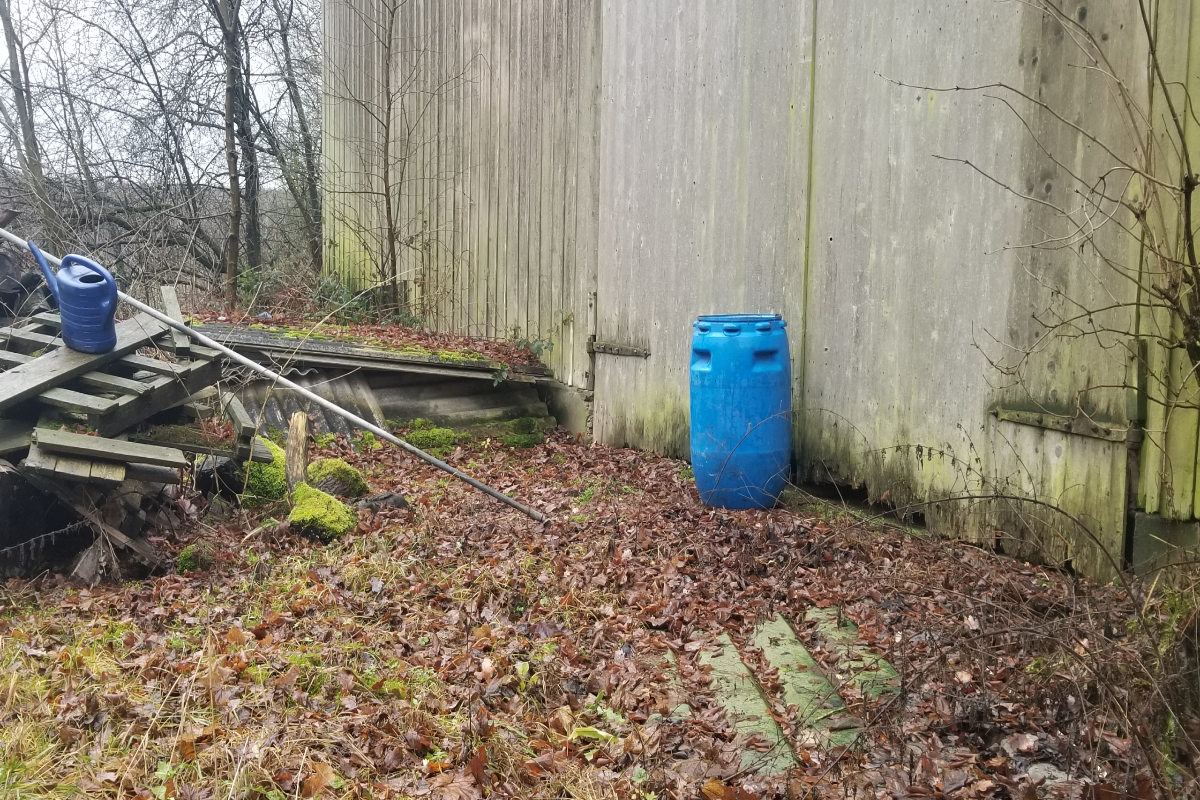
#> input picture trainset/1.png, 1200 x 800 px; its folder holds only this picture in this run
$ python barrel_detector.py
#> lines starting #> are read from the running program, lines starting #| are printed output that depends on the picture; after the words box and inside, x2 and y2 are one past the last pixel; in counts of white or black regions, pixels touching at a corner belong together
# -*- coding: utf-8 -*-
"""
Created on Wed Jan 30 20:25:51 2019

@author: jiageng
"""

'''
ECE276A WI19 HW1
Blue Barrel Detector
'''

import os, cv2
from skimage.measure import label, regionprops
#from roipoly import RoiPoly
#from matplotlib import pyplot as plt
import numpy as np

class BarrelDetector():
    def __init__(self):
        '''
            Initilize your blue barrel detector with the attributes you need
            eg. parameters of your classifier
        '''

        self.mean_blue = np.load('mean_blue.npy')
#> (reads parameters/mean_blue.npy from the repository)
        self.mean_other = np.load('mean_other.npy')
#> (reads parameters/mean_other.npy from the repository)
        self.cov_blue = np.load('cov_blue.npy')
#> (reads parameters/cov_blue.npy from the repository)
        self.cov_other = np.load('cov_other.npy')
#> (reads parameters/cov_other.npy from the repository)
        self.py_blue = np.load('py_blue.npy')
        self.py_other = np.load('py_other.npy')


    def segment_image(self, img):
        '''
            Calculate the segmented image using a classifier
            eg. Single Gaussian, Gaussian Mixture, or Logistic Regression
            call other functions in this class if needed

            Inputs:
                img - original image
            Outputs:
                mask_img - a binary image with 1 if the pixel in the original image is blue and 0 otherwise
        '''
        # YOUR CODE HERE
        img = cv2.cvtColor(img, cv2.COLOR_BGR2YCR_CB)
        cr = img[:,:,1]
        height, width = cr.shape[0], cr.shape[1]
        number_of_pixel = cr.shape[0] * cr.shape[1]
        cr = np.reshape(cr,number_of_pixel)
        cb = img[:,:,2]
        cb = np.reshape(cb, number_of_pixel)
        pixel = np.stack((cr,cb))
        mask_img = self.multigausian(pixel,self.mean_blue, self.cov_blue, self.py_blue) < self.multigausian(pixel, self.mean_other, self.cov_other, self.py_other)
        mask_img = mask_img.reshape(height,width)
        return mask_img

    def multigausian(self, pixel, mean, cov, prior):
        temp = np.dot(np.transpose(pixel - mean) , cov**(-1)) * np.transpose((pixel - mean))
        temp = np.sum(temp, axis = 1) + np.log(np.linalg.det(cov)) - 2 * np.log(prior)
        return temp

    def  get_bounding_box(self, img):
        '''
            Find the bounding box of the blue barrel
            call other functions in this class if needed

            Inputs:
                img - original image
            Outputs:
                boxes - a list of lists of bounding boxes. Each nested list is a bounding box in the form of [x1, y1, x2, y2]
                where (x1, y1) and (x2, y2) are the top left and bottom right coordinate respectively. The order of bounding boxes in the list
                is from left to right in the image.

            Our solution uses xy-coordinate instead of rc-coordinate. More information: http://scikit-image.org/docs/dev/user_guide/numpy_images.html#coordinate-conventions
        '''
        mask_img = self.segment_image(img)
#        height = mask_img.shape[0]
        label_img = label(mask_img)
        regions = regionprops(label_img)
#         fig, ax = plt.subplots()
#         ax.imshow(label_img, cmap=plt.cm.gray)
        boxes = []
        for props in regions:
            minr, minc, maxr, maxc = props.bbox
            if maxc - minc < 20 or maxr - minr < 40 or (maxc - minc) / (maxr - minr) < 0.35 or (maxc - minc) / (maxr - minr) > 0.75 :
                continue
# [4 lines of commented-out code are left out]
            boxes.append([minc, minr, maxc, maxr])
#             ax.plot(bx, by, '-b', linewidth=2.5)
#         plt.show()
        return boxes


if __name__ == '__main__':

    folder = "trainset"
    my_detector = BarrelDetector()
#    img = cv2.imread("43.png")
#    box = my_detector.get_bounding_box(img)
#    print(box)
    for filename in os.listdir(folder):
        # read one test image
        img = cv2.imread(os.path.join(folder,filename))
#> img is the input picture: shape (800, 1200, 3); mean B, G, R 113.2, 129.2, 137.8
        cv2.imshow('image', img)
        cv2.waitKey(0)
        cv2.destroyAllWindows()

		#Display results:
		#(1) Segmented images
        mask_img = my_detector.segment_image(img)
#> in segment_image, `img = cv2.cvtColor(img, cv2.COLOR_BGR2YCR_CB)`: img: shape (800, 1200, 3); mean of channels 0, 1, 2 129.9, 133.6, 118.6
#> in segment_image, `cr = img[:,:,1]`:
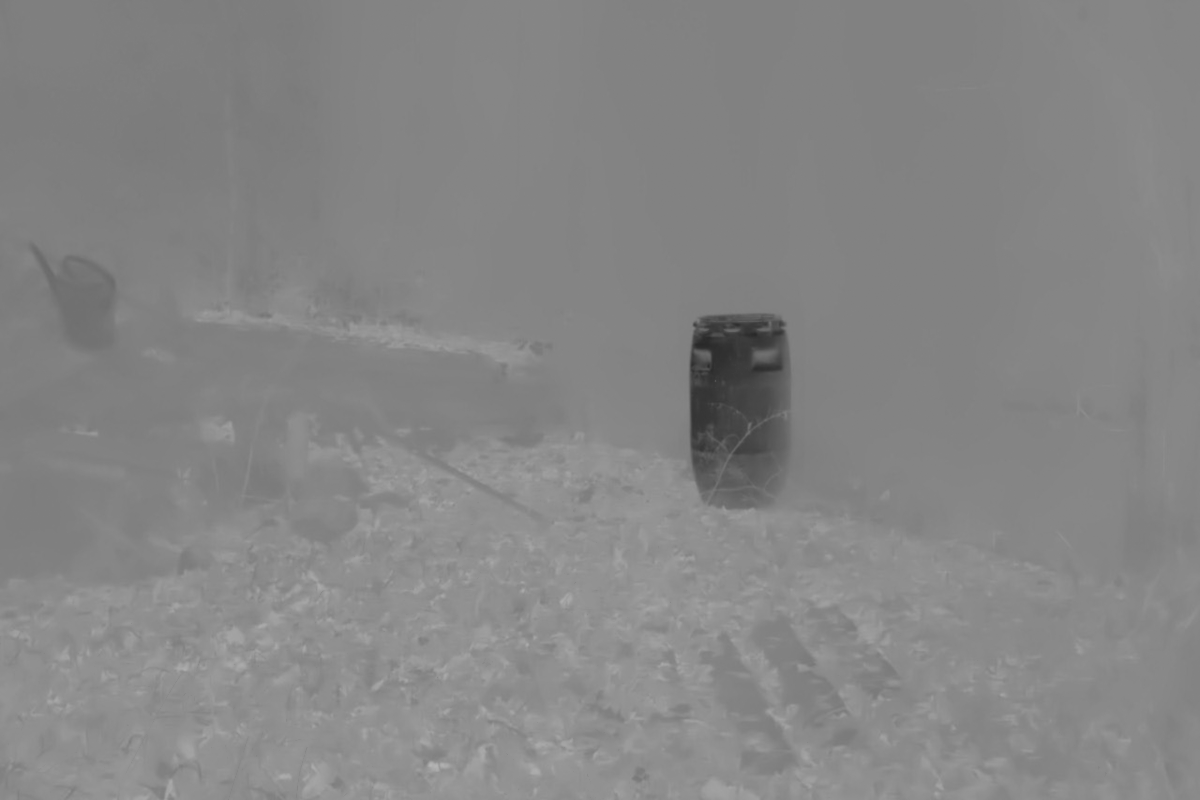
#> cr: shape (800, 1200); min 40, max 181, mean 133.6
#> in segment_image, `cb = img[:,:,2]`:
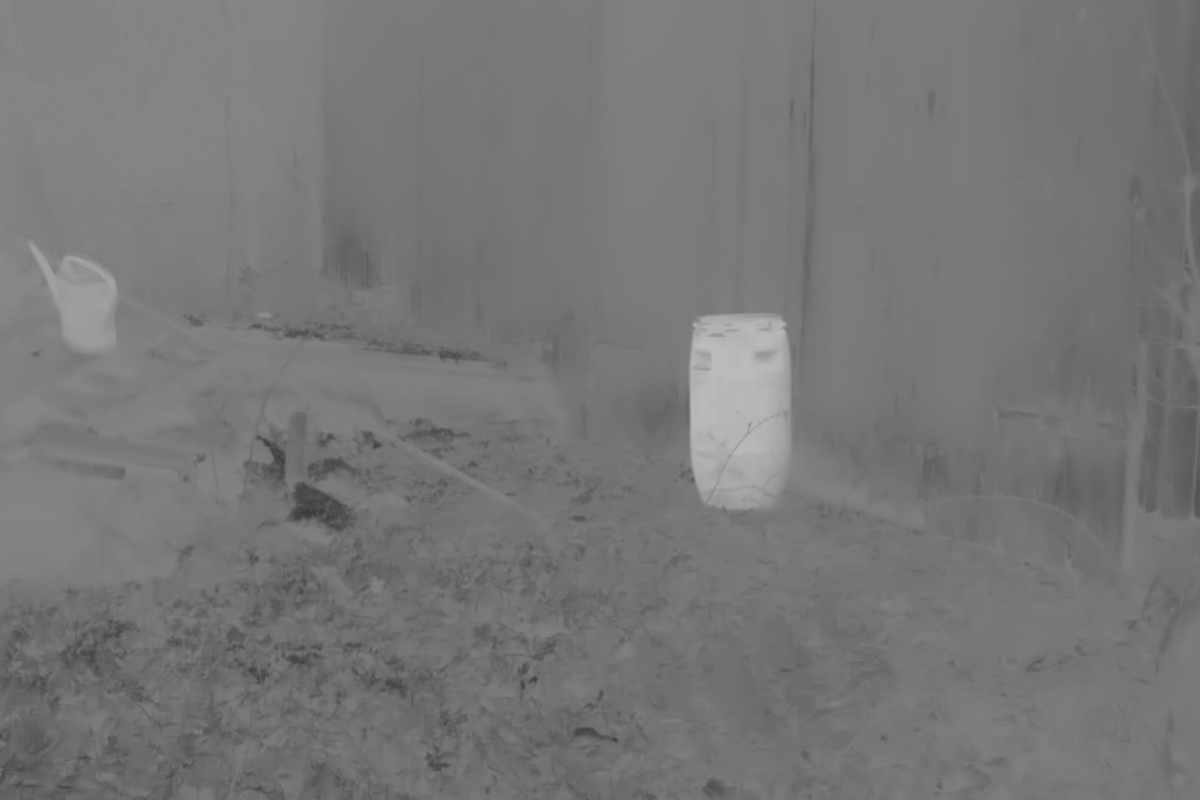
#> cb: shape (800, 1200); min 56, max 188, mean 118.6
#> in multigausian, `temp = np.dot(np.transpose(pixel - mean) , cov**(-1)) * np.transpose((..`: temp = 960000 pairs, first value -0.273 to 35.26, second value -0.506 to 42.64
#> in segment_image, `mask_img = mask_img.reshape(height,width)`:
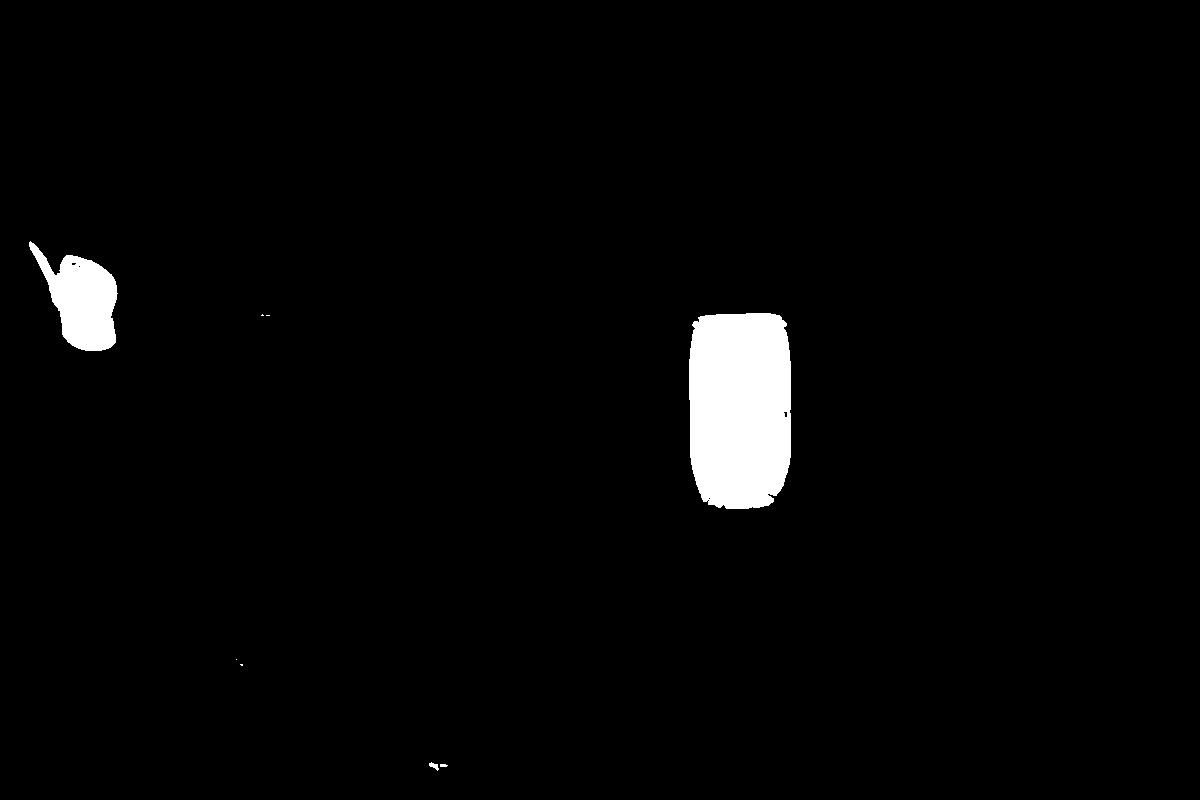
#> mask_img: shape (800, 1200) bool; 2.5% white; 8 white regions (4 under 20 px)
		#(2) Barrel bounding box
        boxes = my_detector.get_bounding_box(img)
#> in get_bounding_box, `label_img = label(mask_img)`:
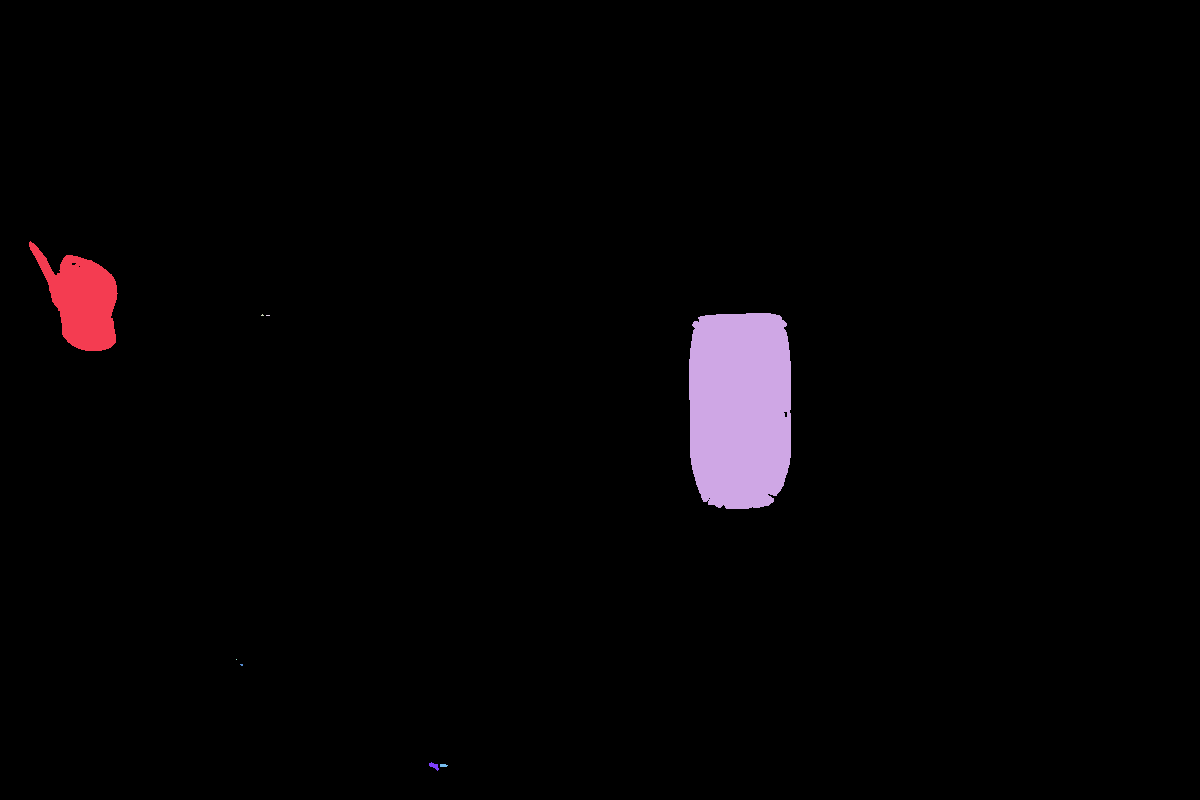
#> label_img: shape (800, 1200) int32; 9 distinct labels, from 0 to 8; one colour per label, 0 black
#> in get_bounding_box, `regions = regionprops(label_img)`: regions = 8 regions; box (x1, y1, x2, y2) and area: (689, 313, 791, 509) 18467, (29, 241, 118, 351) 5303, (429, 762, 439, 771) 45, (440, 764, 448, 767) 21, (240, 664, 243, 666) 5, (261, 314, 264, 316) 4, (266, 315, 270, 316) 4, (236, 659, 237, 660) 1
#> the loop in get_bounding_box, `for props in regions:` made 8 passes
#> (minr, minc, maxr, maxc) on passes 1 to 8: (241, 29, 351, 118), (313, 689, 509, 791), (314, 261, 316, 264), (315, 266, 316, 270), (659, 236, 660, 237), (664, 240, 666, 243), (762, 429, 771, 439), (764, 440, 767, 448)
#> after the loop in get_bounding_box, `for props in regions:`: boxes = [[689, 313, 791, 509]]
#> boxes = [[689, 313, 791, 509]]
		#The autograder checks your answers to the functions segment_image() and get_bounding_box()
		#Make sure your code runs as expected on the testset before submitting to Gradescope
